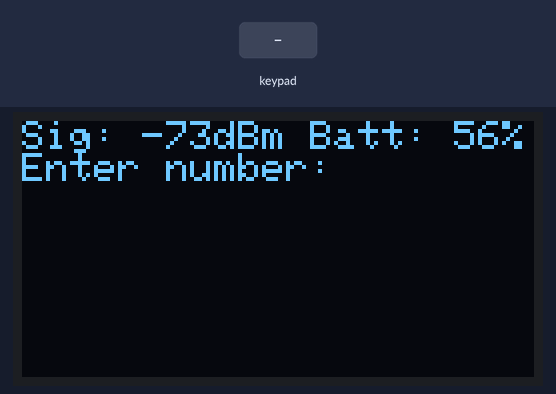
Bench run of a sketch on a simulated Arduino Uno, built with avr-gcc and run on an emulated ATmega328P. Shown: 128×64 one-colour display. The inputs (shaded band) are chosen by the test bench. The modem accepts every AT command (registered, SIM ready, sends succeed) and sends nothing else; what the sketch prints to the serial monitor is not drawn.

Above: at 2.2 s.
2.3 s: key '+' pressed
At 3.3 s:
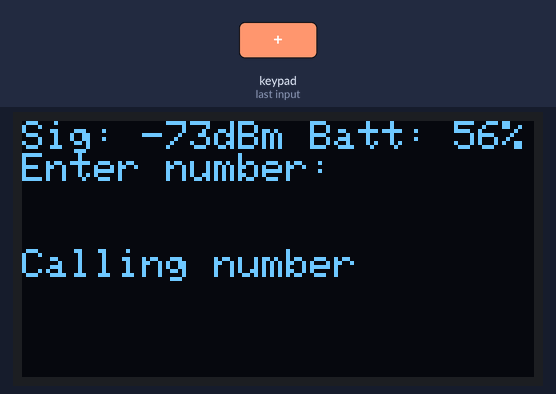
3.8 s: keypad keys 2 3 4 5 6 pressed 0.4 s apart
At 6.6 s:
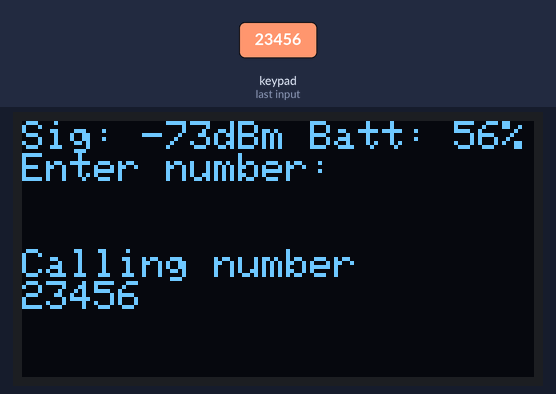
7.3 s: keypad keys 2 3 4 5 6 * pressed 0.4 s apart
At 9.2 s:
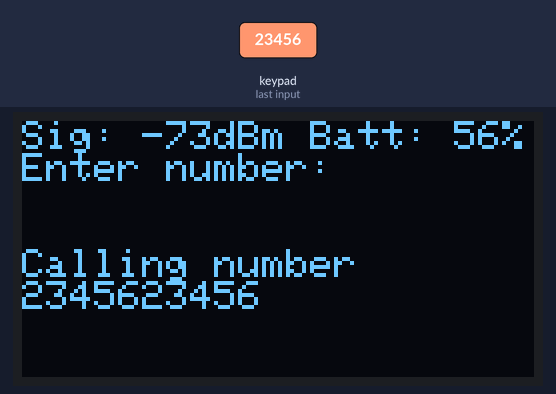
11.2 s: keypad keys 2 3 4 5 6 # pressed 0.4 s apart
At 12.5 s:
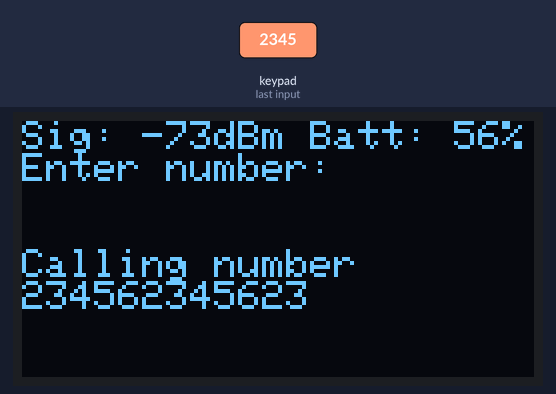
15.1 s: key '-' pressed
At 15.9 s:
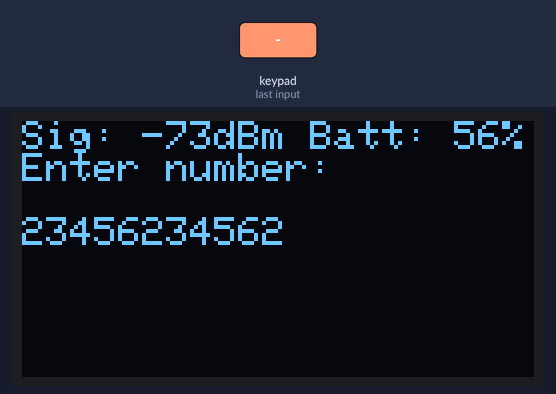
Timing chart, 0 to 18.1 s (numbered marks = the images above; inputs shaded):
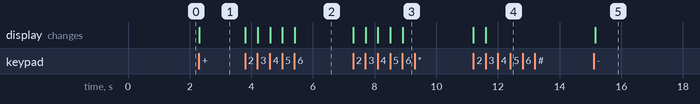

Measured:
- after the input at 2.3 s, the display: changes at once (image 1)
- after the input at 3.8 s, the display: first changes at once (image 2 shows a later state)
- after the input at 7.3 s, the display: first changes at once (image 3 shows a later state)
- after the input at 11.2 s, the display: first changes at once (image 4 shows a later state)
- after the input at 15.1 s, the display: changes after 0.06 s (image 5)

The sketch:

phone_better2.ino
```cpp
/*
Program description: Test program that joins the OLED, keypad and SIM800L module in one system!
Author: Andrey Miroshnikov
Date Created: 22/07/12017
Last Updated: 25/07/12017
Updates: Replaced the provided SS1306 library and the standard Wire lib - More RAM :)
*/

//------------------------------------------Includes
#include <Keypad.h>
//More efficient versions!
#include "SSD1306Ascii.h"
#include "SSD1306AsciiAvrI2c.h"

#include <SoftwareSerial.h>
//------------------------------------------Declarations
//Keypad
const byte ROWS = 5; //four rows
const byte COLS = 3; //four columns
//define the cymbols on the buttons of the keypads
char hexaKeys[ROWS][COLS] = {
  {'+',' ','-'},
  {'1','2','3'},
  {'4','5','6'},
  {'7','8','9'},
  {'*','0','#'}
};
byte rowPins[ROWS] = {2, 3, 4, 5, 6}; //connect to the row pinouts of the keypad
byte colPins[COLS] = {7, 8, 9}; //connect to the column pinouts of the keypad
char buf[13]; //input buffer
char bufCopy[13];
int bufIndex = 0;
boolean controlCharFlag = false; //indicates whether control key was pressed that shouldn't be printed to OLED/Serial
boolean calling = false;
//OLED
#define I2C_ADDRESS 0x3C
char battLevel[3] = "56";
char rssiLevel[3] = "20";
char topLine[22];
//char number[13];
char numLine[14];
//SIM800
#define SIM800_TX_PIN 12
#define SIM800_RX_PIN 11
char toSend[24];

//------------------------------------------Class instantiation
//initialize an instance of class NewKeypad
Keypad customKeypad = Keypad( makeKeymap(hexaKeys), rowPins, colPins, ROWS, COLS);
SSD1306AsciiAvrI2c Oled;
SoftwareSerial serialSIM800(SIM800_TX_PIN,SIM800_RX_PIN);

//------------------------------------------Setup
void setup(){
  Serial.begin(9600);//For testing
  //Convert RSSI to dBm and sprintf the thing
  RSSItoDBM(rssiLevel, rssiLevel);
  sprintf(topLine, "Sig: -%sdBm Batt: %s%%", rssiLevel, battLevel);
  //Initialise OLED library
  Oled.begin(&Adafruit128x64, I2C_ADDRESS);
  Oled.setFont(Adafruit5x7);
  //Clear and print default
  Oled.clear();
  Oled.println(topLine);
  Oled.println("Enter number:");
  sprintf(numLine, "+%s", buf);
  Oled.println("");
  Oled.print(buf);
  //SIM800L
  serialSIM800.begin(9600);
  delay(1000);
  Serial.println("Setup Complete!");
}
//------------------------------------------Main loop
void loop(){
  char customKey = customKeypad.getKey();
  controlCharFlag = ((customKey == '+') || (customKey == '*') || (customKey == '-') || customKey == ('#'));
  if (customKey=='+'){
    Oled.println("");
    Oled.println("Calling number");
    //Code for ATD command
    sprintf(toSend,"ATD+%s;\n", buf);
    serialSIM800.write(toSend);
    calling = true;
  }
  if (customKey=='*'){
    Serial.println(buf);
    Serial.println("Length of buffer: "+String(sizeof(buf)));
    serialSIM800.write("AT\n");
  }
  if (customKey == '-'){
    if(calling)
    {
      serialSIM800.write("ATH\n");
      calling = false;
    }
    if(bufIndex-1 < 0)
    {
      Serial.println("No numbers stored!!!");
    }
    else
    {
      bufIndex--;
      //strncpy(bufCopy, buf, bufIndex);
      buf[bufIndex] = '\0';
      Serial.println(buf);
      Serial.println(bufIndex);
      redrawOLED();
    }
  }
  if (customKey == '#'){
    serialSIM800.write("ATA\n");
  }
  if (customKey && !controlCharFlag){
    if ((bufIndex+1) == sizeof(buf))
    {
      Serial.println("Cannot input anymore characters!!");
    }
    else
    {
      buf[bufIndex] = customKey;
      bufIndex++;
      Serial.println(bufIndex);
      //Print to OLED here
    Oled.print(customKey);
    }
  }
  //Debugging SIM800
  if(serialSIM800.available()){
    Serial.write(serialSIM800.read());
  }
}

//------------------------------------------Function declaration
/*
 * Function for converting RSSI values to dBm (for more geeky display ;) )
 */
void RSSItoDBM(char *rssiStrength, char *dBmResult)
{
  //Convert RSSI string to an int
  int result = atoi(rssiStrength);
  //Use linear relation to convert to dBm
  result = 113 - (2*result);
  //Convert result to string using low level sprintf
  sprintf(dBmResult, "%d", result);
}
/*
 * Redraw screen
 */
void redrawOLED()
{
  Oled.clear();
  Oled.println(topLine);
  Oled.println("Enter number:");
  sprintf(numLine, "+%s", buf);
  Oled.println("");
  Oled.print(buf);
}
```
